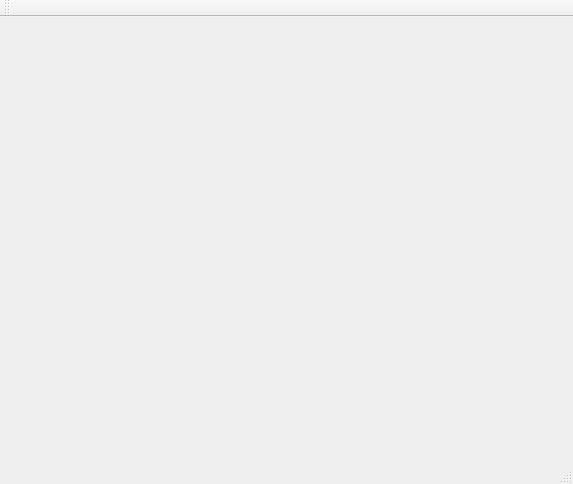
<?xml version="1.0" encoding="UTF-8"?>
<ui version="4.0">
 <class>MainWindow</class>
 <widget class="QMainWindow" name="MainWindow">
  <property name="geometry">
   <rect>
    <x>0</x>
    <y>0</y>
    <width>573</width>
    <height>484</height>
   </rect>
  </property>
  <property name="windowTitle">
   <string>MainWindow</string>
  </property>
  <widget class="QWidget" name="centralWidget">
   <layout class="QGridLayout" name="gridLayout">
    <item row="0" column="0">
     <widget class="QCustomPlot" name="plot" native="true"/>
    </item>
   </layout>
  </widget>
  <widget class="QMenuBar" name="menuBar">
   <property name="geometry">
    <rect>
     <x>0</x>
     <y>0</y>
     <width>573</width>
     <height>25</height>
    </rect>
   </property>
  </widget>
  <widget class="QToolBar" name="mainToolBar">
   <attribute name="toolBarArea">
    <enum>TopToolBarArea</enum>
   </attribute>
   <attribute name="toolBarBreak">
    <bool>false</bool>
   </attribute>
  </widget>
  <widget class="QStatusBar" name="statusBar"/>
 </widget>
 <layoutdefault spacing="6" margin="11"/>
 <customwidgets>
  <customwidget>
   <class>QCustomPlot</class>
   <extends>QWidget</extends>
   <header>qcustomplot.h</header>
   <container>1</container>
  </customwidget>
 </customwidgets>
 <resources/>
 <connections/>
</ui>
